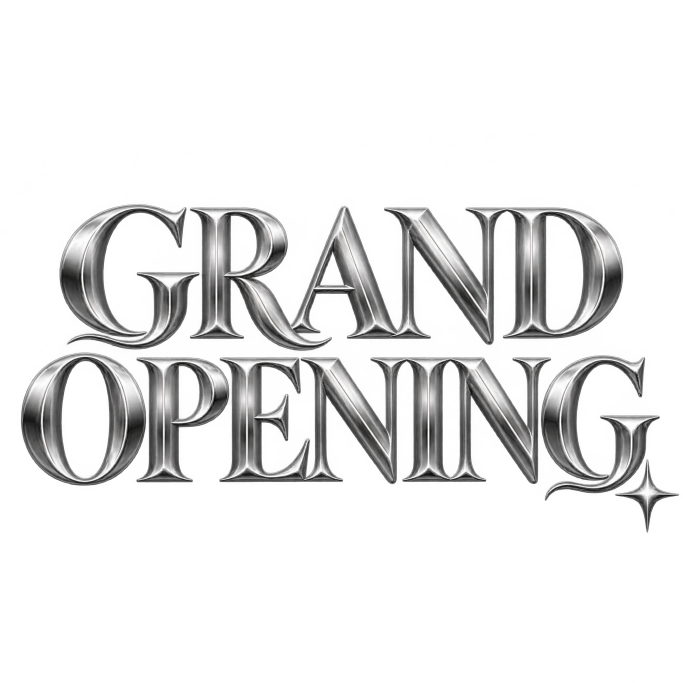
#> input picture kova-mono/assets/sig-A-src.png, 2048 x 2048 px (shown at 1/3 size)
$ python cut_sig.py ../assets/sig-A-src.png ../assets/sig-A.png
#> lines starting #> are read from the running program, lines starting #| are printed output that depends on the picture; after the words box and inside, x2 and y2 are one past the last pixel; in counts of white or black regions, pixels touching at a corner belong together
"""Lift the chrome GRAND OPENING lettering off its black-with-grey-glow background.
Background estimate = large median of luminance (the smooth glow cloud). Letter pixels
differ from it either way (bright chrome or dark reflections/outlines). Small enclosed
gaps inside strokes are filled; large counters (inside O, D...) stay open. Inside the mask
the original pixels are kept whole; the generated grey cloud is replaced by a tight halo.
Usage: cut_sig.py <src> <out>"""
import sys
import numpy as np
from PIL import Image
from scipy import ndimage as ndi

src, out = sys.argv[1], sys.argv[2]
im = np.asarray(Image.open(src).convert('RGB')).astype(float) / 255
L = im.mean(2); h, w = L.shape
#> after `h, w = L.shape`: h = 2048; w = 2048
q = 4
small = L[::q, ::q]
bg = ndi.median_filter(small, size=31)
bg = ndi.zoom(ndi.gaussian_filter(bg, 2), q, order=1)[:h, :w]
#> bg: shape (2048, 2048) float64
diff = np.abs(L - bg)
m = diff > .14
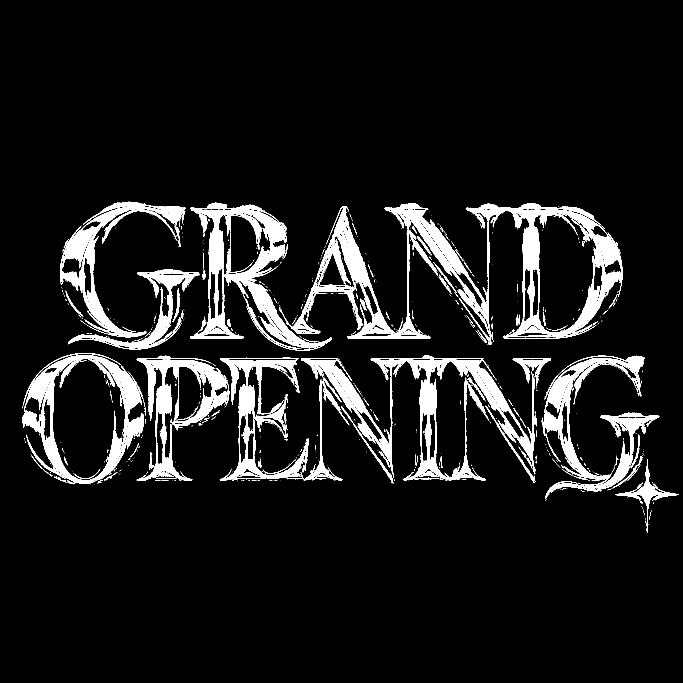
#> m: shape (2048, 2048) bool (shown at 1/3 size); 8.6% white; 1326 white regions (1109 under 20 px), largest, box (x1, y1, x2, y2) and area: (1153, 618, 1868, 1016) 56089, (570, 623, 996, 1052) 39660, (1112, 1074, 1604, 1443) 32181
m = ndi.binary_closing(m, np.ones((5, 5)))
#> m: shape (2048, 2048) bool; 10.2% white; 349 white regions (297 under 20 px), largest, box (x1, y1, x2, y2) and area: (570, 608, 1868, 1052) 158678, (659, 1066, 1653, 1451) 98391, (66, 1059, 438, 1454) 41242
lab, n = ndi.label(m); sz = ndi.sum(m, lab, range(1, n + 1))
#> after `lab, n = ndi.label(m)`:
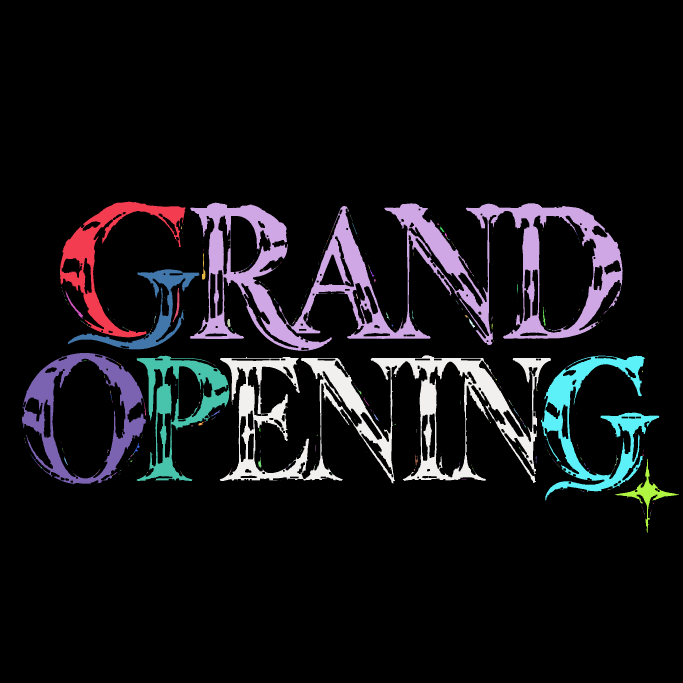
#> lab: shape (2048, 2048) int32 (shown at 1/3 size); 660 distinct labels, from 0 to 659; one colour per label, 0 black
#> after `lab, n = ndi.label(m)`: n = 659
#> after `sz = ndi.sum(m, lab, range(1, n + 1))`: sz = 659 values, max 158544 at index 1, min 1 at index 2, mean 646.8
m = np.isin(lab, 1 + np.where(sz > 400)[0])
#> m: shape (2048, 2048) bool; 10.1% white; 10 white regions, largest, box (x1, y1, x2, y2) and area: (570, 608, 1868, 1052) 158544, (659, 1066, 1653, 1451) 98297, (66, 1059, 438, 1454) 41172
holes = ndi.binary_fill_holes(m) & ~m
#> holes: shape (2048, 2048) bool; 5.8% white; 156 white regions, largest, box (x1, y1, x2, y2) and area: (157, 1076, 376, 1435) 57187, (1600, 647, 1788, 998) 47732, (1289, 1085, 1429, 1432) 27353
hl, hn = ndi.label(holes); hs = ndi.sum(holes, hl, range(1, hn + 1))
#> after `hl, hn = ndi.label(holes)`:
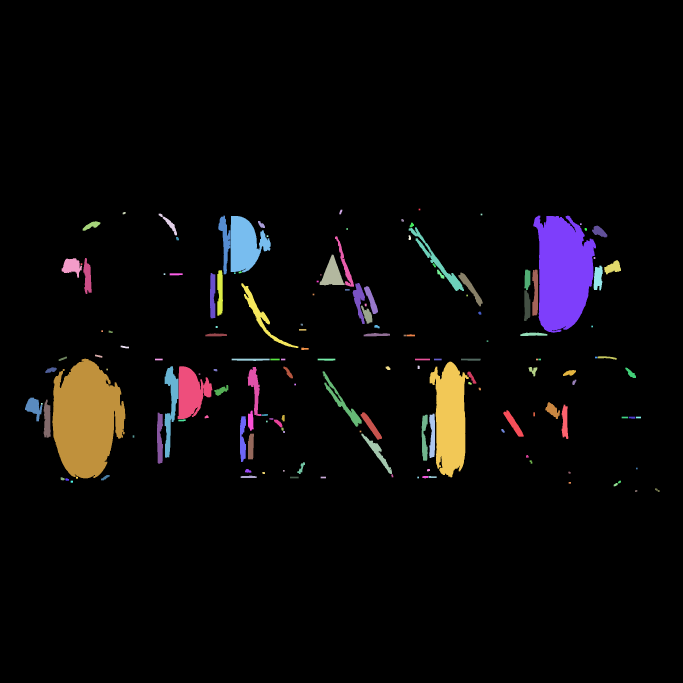
#> hl: shape (2048, 2048) int32 (shown at 1/3 size); 159 distinct labels, from 0 to 158; one colour per label, 0 black
#> after `hl, hn = ndi.label(holes)`: hn = 158
#> after `hs = ndi.sum(holes, hl, range(1, hn + 1))`: hs = 158 values, max 57187 at index 70, min 25 at index 0, mean 1532.2
m |= np.isin(hl, 1 + np.where(hs < 5000)[0])                 # fill gaps inside strokes, keep counters open
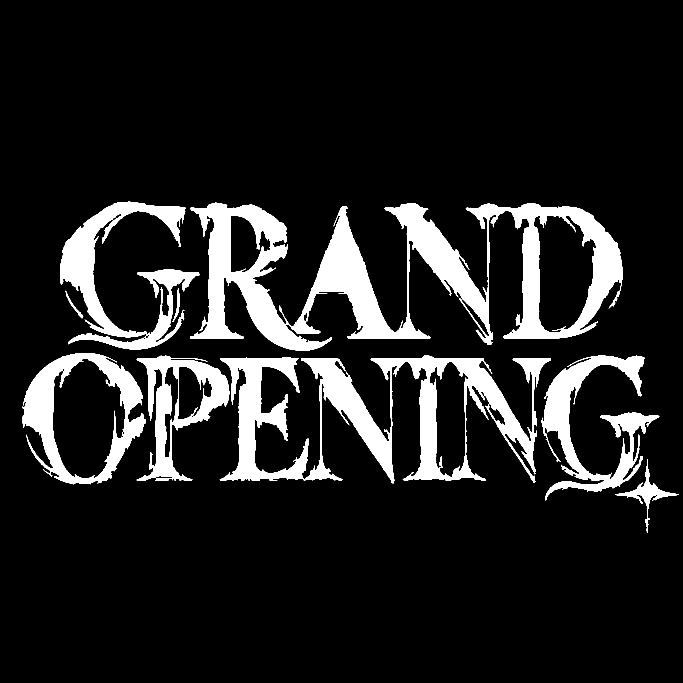
#> m: shape (2048, 2048) bool (shown at 1/3 size); 12% white; 10 white regions, largest, box (x1, y1, x2, y2) and area: (570, 608, 1868, 1052) 196689, (659, 1066, 1653, 1451) 122493, (66, 1059, 438, 1454) 46171
mf = np.clip(ndi.gaussian_filter(m.astype(float), .9) * 1.4, 0, 1)
halo = np.clip(ndi.gaussian_filter(m.astype(float), 16) * .5, 0, 1) * (1 - mf)
a = np.maximum(mf, halo)
# remove the glow's grey from inside the letters too: flat patches of glow caught at stroke edges
# drop to black (invisible on the black flyer) while bright chrome keeps its range
# near the outer edge of the letters (within EDGE px), pixels that match the glow's grey are
# leftover glow, not chrome: fade them to transparent. Deeper inside, strokes stay solid.
dist = ndi.distance_transform_edt(m)
# leftover glow is smooth, untextured mid-grey; chrome always has strong local contrast
mu = ndi.uniform_filter(L, 9); sd = np.sqrt(np.clip(ndi.uniform_filter(L * L, 9) - mu * mu, 0, None))
smooth_grey = (sd < .045) & (L > .2) & (L < .82)
#> smooth_grey: shape (2048, 2048) bool; 28.4% white; 363 white regions (215 under 20 px), largest, box (x1, y1, x2, y2) and area: (0, 525, 2048, 1603) 923167, (161, 1081, 338, 1431) 45554, (767, 1084, 957, 1430) 42812
blob = ndi.binary_opening(smooth_grey, np.ones((3, 3)))
#> blob: shape (2048, 2048) bool; 28.2% white; 207 white regions (45 under 20 px), largest, box (x1, y1, x2, y2) and area: (0, 526, 2048, 1602) 918639, (161, 1081, 338, 1431) 45402, (767, 1085, 957, 1429) 42640
drop = blob & (dist < 26)
drop = ndi.binary_dilation(drop, np.ones((3, 3))) & m
#> drop: shape (2048, 2048) bool; 2.2% white; 346 white regions (145 under 20 px), largest, box (x1, y1, x2, y2) and area: (134, 1158, 175, 1376) 3080, (1768, 747, 1805, 914) 3064, (1290, 1136, 1308, 1403) 2790
edge_keep = np.where(drop, 0.0, 1.0)
edge_keep = ndi.gaussian_filter(edge_keep, .8)
mf = mf * edge_keep
halo = np.clip(ndi.gaussian_filter(mf, 16) * .5, 0, 1) * (1 - mf)
a = np.maximum(mf, halo)
rgb = (im * mf[..., None] + 1.0 * halo[..., None]) / np.maximum(a[..., None], 1e-6)
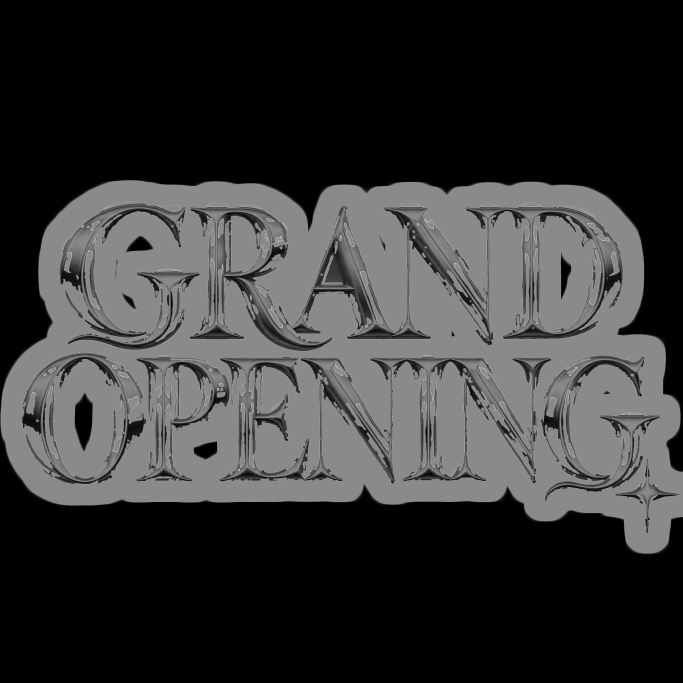
#> rgb: shape (2048, 2048, 3) float64 (shown at 1/3 size); mean R, G, B 0.387, 0.387, 0.387; drawn with min black and max white
img = Image.fromarray(np.dstack([rgb.clip(0, 1) * 255, a * 255]).astype(np.uint8), 'RGBA')
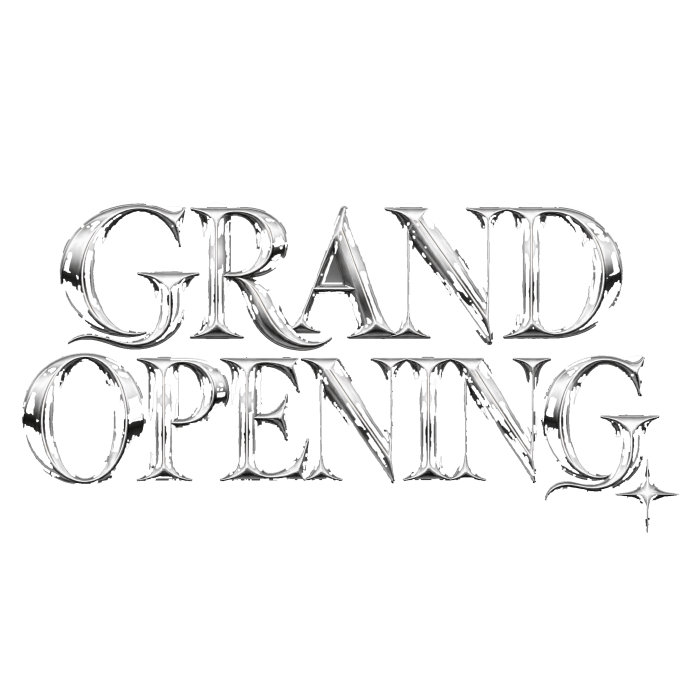
#> img: PIL image 2048x2048 RGBA (shown at 1/3 size); mean R, G, B, A 97.9, 97.8, 97.8, 30.7; transparent parts drawn white
bb = Image.fromarray((mf * 255).astype(np.uint8)).point(lambda v: 255 if v > 40 else 0).getbbox()
#> bb = (65, 604, 2038, 1599)
pad = 50
img.crop((bb[0] - pad, bb[1] - pad, bb[2] + pad, bb[3] + pad)).save(out)
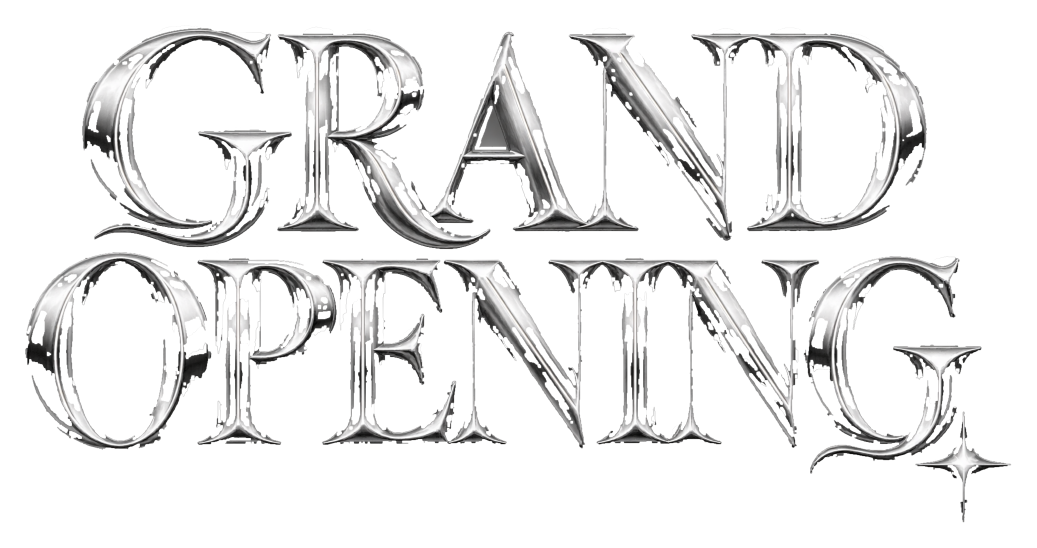
#> saved as sig-A.png: PIL image 2073x1095 RGBA (shown at 1/2 size); mean R, G, B, A 180, 179.8, 179.8, 56.7; transparent parts drawn white
print(out, 'letters bbox', bb)
#| ../assets/sig-A.png letters bbox (65, 604, 2038, 1599)
